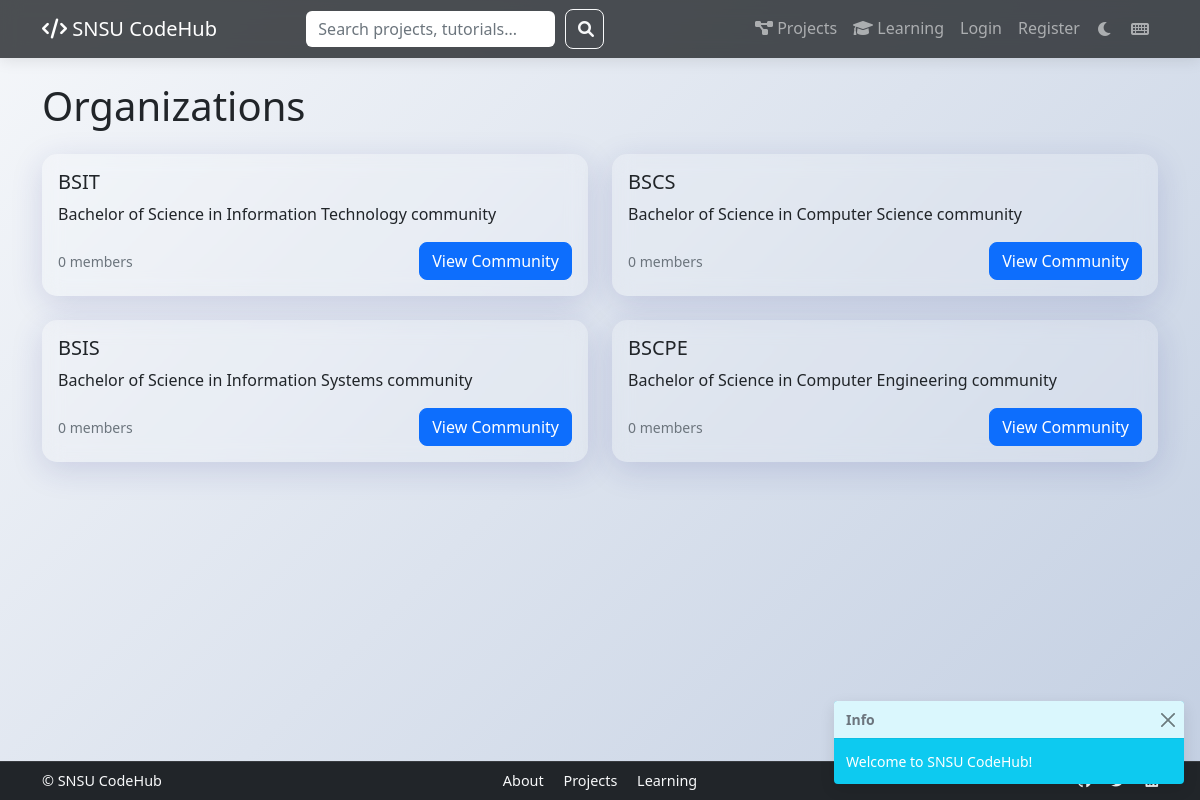
Screenshot of /organizations with the database file from the repository.
### app/models.py (models this page shows)
class Organization(db.Model):
    __tablename__ = 'organization'
    id = db.Column(db.Integer, primary_key=True)
    name = db.Column(db.String(100), nullable=False)  # e.g., BSIT, BSCS, etc.
    description = db.Column(db.Text)
    created_at = db.Column(db.DateTime, default=datetime.utcnow)
    members = db.relationship('User', secondary='organization_members', backref='organizations')
    posts = db.relationship('Post', backref='organization', lazy='dynamic')

### app/organizations/routes.py (the view)
@bp.route('/organizations')
def index():
    organizations = Organization.query.all()
    return render_template('organizations/index.html', organizations=organizations)

### app/__init__.py (called while the page is built)
def create_app():
    app = Flask(__name__)
    app.config.from_object(Config)
    db.init_app(app)
    login_manager.init_app(app)
    login_manager.login_view = 'auth.login'
    migrate.init_app(app, db)
    @app.context_processor
    def utility_processor():
        return {'now': datetime}
    with app.app_context():
        from app.auth import bp as auth_bp
        from app.main import bp as main_bp
        from app.projects import bp as projects_bp
        from app.learning import bp as learning_bp
        from app.organizations import bp as organizations_bp
        app.register_blueprint(auth_bp)
        app.register_blueprint(main_bp)
        app.register_blueprint(projects_bp)
        app.register_blueprint(learning_bp)
        app.register_blueprint(organizations_bp)
    return app

### app/templates/organizations/index.html (shortened to what this page needs)
{% extends "base.html" %}
{% block content %}
<div class="container">
    <h1 class="mb-4">Organizations</h1>
    <div class="row">
        {% for org in organizations %}
        <div class="col-md-6 mb-4">
            <div class="card glass-card">
                <div class="card-body">
                    <h5 class="card-title">{{ org.name }}</h5>
                    <p class="card-text">{{ org.description }}</p>
                    <div class="d-flex justify-content-between align-items-center">
                        <small class="text-muted">{{ org.members|length }} members</small>
                        <div>
                            <a href="{{ url_for('organizations.view', id=org.id) }}" class="btn btn-primary">View Community</a>
                        </div>
                    </div>
                </div>
            </div>
        </div>
        {% endfor %}
    </div>
</div>
{% endblock %}

### app/templates/base.html (shortened to what this page needs)
<!DOCTYPE html>
<html lang="en" data-bs-theme="light">
<head>
    <link href="https://cdn.jsdelivr.net/npm/bootstrap@5.1.3/dist/css/bootstrap.min.css" rel="stylesheet">
    <link href="https://cdnjs.cloudflare.com/ajax/libs/font-awesome/6.0.0/css/all.min.css" rel="stylesheet">
    <link href="https://cdnjs.cloudflare.com/ajax/libs/codemirror/5.65.2/codemirror.min.css" rel="stylesheet">
    <link href="https://cdnjs.cloudflare.com/ajax/libs/codemirror/5.65.2/theme/monokai.min.css" rel="stylesheet">
    <link href="{{ url_for('static', filename='css/style.css') }}" rel="stylesheet">
    <link href="https://unpkg.com/aos@2.3.1/dist/aos.css" rel="stylesheet">
    <link href="https://cdnjs.cloudflare.com/ajax/libs/animate.css/4.1.1/animate.min.css" rel="stylesheet">
</head>
<body>
    <nav class="navbar navbar-expand-lg navbar-dark glass-nav sticky-top">
        <div class="container">
            <a class="navbar-brand" href="{{ url_for('main.index') }}">
                <i class="fas fa-code"></i> SNSU CodeHub
            </a>
            <div class="collapse navbar-collapse" id="navbarContent">
                <form class="d-flex search-form mx-auto" action="{{ url_for('main.search') }}" method="GET">
                    <input class="form-control me-2" type="search" name="q" placeholder="Search projects, tutorials...">
                    <button class="btn btn-outline-light" type="submit"><i class="fas fa-search"></i></button>
                </form>
                <ul class="navbar-nav ms-auto mb-2 mb-lg-0">
                    <li class="nav-item">
                        <a class="nav-link" href="{{ url_for('projects.index') }}">
                            <i class="fas fa-project-diagram"></i> Projects
                        </a>
                    </li>
                    <li class="nav-item">
                        <a class="nav-link" href="{{ url_for('learning.index') }}">
                            <i class="fas fa-graduation-cap"></i> Learning
                        </a>
                    </li>
                    {% if current_user.is_authenticated %}
                        <li class="nav-item dropdown">
                            <a class="nav-link dropdown-toggle" href="#" id="navbarDropdown" role="button" data-bs-toggle="dropdown">
                                <i class="fas fa-user"></i> {{ current_user.username }}
                            </a>
                            <ul class="dropdown-menu dropdown-menu-end">
                                <li><a class="dropdown-item" href="{{ url_for('main.profile') }}">Profile</a></li>
                                <li><a class="dropdown-item" href="{{ url_for('main.dashboard') }}">Dashboard</a></li>
                                <li><hr class="dropdown-divider"></li>
                                <li><a class="dropdown-item" href="{{ url_for('auth.logout') }}">Logout</a></li>
                            </ul>
                        </li>
                    {% else %}
                        <li class="nav-item">
                            <a class="nav-link" href="{{ url_for('auth.login') }}">Login</a>
                        </li>
                        <li class="nav-item">
                            <a class="nav-link" href="{{ url_for('auth.register') }}">Register</a>
                        </li>
                    {% endif %}
                    <li class="nav-item">
                        <button class="btn btn-link nav-link" id="darkModeToggle">
                        </button>
                    </li>
                </ul>
            </div>
        </div>
    </nav>
    <div class="toast-container position-fixed bottom-0 end-0 p-3"></div>
    <main class="py-2">
        <div class="container page-content" data-aos="fade-up">
            {% block content %}{% endblock %}
        </div>
    </main>
    <footer class="bg-dark text-light py-2 mt-3">
        <div class="container">
            <div class="row align-items-center">
                <div class="col-md-4">
                    <span class="me-3">© {{ current_year }} SNSU CodeHub</span>
                </div>
                <div class="col-md-4 text-center">
                    <a href="{{ url_for('main.about') }}" class="text-light me-3">About</a>
                    <a href="{{ url_for('projects.index') }}" class="text-light me-3">Projects</a>
                    <a href="{{ url_for('learning.index') }}" class="text-light">Learning</a>
                </div>
                <div class="col-md-4 text-md-end">
                    <a href="#" class="text-light me-3" title="GitHub"></a>
                    <a href="#" class="text-light me-3" title="Twitter"></a>
                    <a href="#" class="text-light" title="LinkedIn"></a>
                </div>
            </div>
        </div>
    </footer>
</body>
</html>

### app/static/css/style.css (style rules this page uses)
:root { --glass-bg: rgba(255, 255, 255, 0.15); --glass-border: rgba(255, 255, 255, 0.2); --glass-shadow: 0 8px 32px 0 rgba(31, 38, 135, 0.37); --primary-color: #0d6efd; --secondary-color: #6c757d; --transition-speed: 0.3s; }
.navbar.glass-nav { background: rgba(33, 37, 41, 0.8) !important; backdrop-filter: blur(10px); }
.card.glass-card { background: var(--glass-bg); border: none; transition: transform 0.3s ease; }
.animate-fade-in { animation: fadeIn 0.5s ease-in; }
body { background: linear-gradient(135deg, #f5f7fa 0%, #c3cfe2 100%); transition: background-color var(--transition-speed); }
.card { backdrop-filter: blur(10px); background: rgba(255, 255, 255, 0.9); border-radius: 15px; box-shadow: 0 8px 32px rgba(31, 38, 135, 0.15); transition: transform var(--transition-speed), box-shadow var(--transition-speed); animation: fadeIn 0.5s ease-out; }
.glass-nav { background: rgba(33, 37, 41, 0.95); backdrop-filter: blur(8px); box-shadow: 0 2px 15px rgba(0, 0, 0, 0.1); }
.navbar-brand { position: relative; overflow: hidden; }
.navbar-brand i { transition: transform var(--transition-speed); }
.btn { position: relative; overflow: hidden; border-radius: 8px; transition: all var(--transition-speed); }
.btn::after { content: ''; position: absolute; top: 50%; left: 50%; width: 0; height: 0; background: rgba(255, 255, 255, 0.2); border-radius: 50%; transform: translate(-50%, -50%); transition: width 0.6s, height 0.6s; }
.form-control { border-radius: 8px; transition: all var(--transition-speed); border: 2px solid transparent; }
.toast-container { z-index: 1050; }
#darkModeToggle { transition: transform 0.3s ease; }
.page-content { min-height: calc(100vh - 160px); padding: 1rem 0; }
footer { font-size: 0.9rem; border-top: 1px solid rgba(255,255,255,0.1); }
footer a { text-decoration: none; transition: color 0.3s ease; }

### app/templates/base.html (style rules this page uses)
html, body { height: 100%; }
body { display: flex; flex-direction: column; min-height: 100vh; }
main { flex: 1 0 auto; }
footer { flex-shrink: 0; margin-top: auto; }
.search-form { max-width: 300px; }

### rows the page displays
Organization: name "BSIT", description "Bachelor of Science in Information Technology community", members|length "0"
Organization: name "BSCS", description "Bachelor of Science in Computer Science community", members|length "0"
Organization: name "BSIS", description "Bachelor of Science in Information Systems community", members|length "0"
Organization: name "BSCPE", description "Bachelor of Science in Computer Engineering community", members|length "0"
